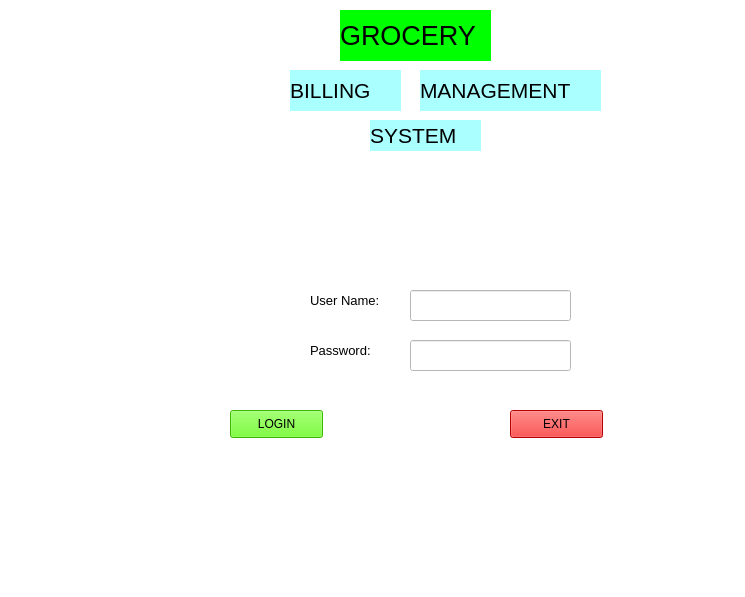
<?xml version="1.0" encoding="UTF-8"?>
<ui version="4.0">
 <class>MainWindow</class>
 <widget class="QMainWindow" name="MainWindow">
  <property name="geometry">
   <rect>
    <x>0</x>
    <y>0</y>
    <width>745</width>
    <height>597</height>
   </rect>
  </property>
  <property name="windowTitle">
   <string>MainWindow</string>
  </property>
  <property name="styleSheet">
   <string notr="true">background-color: rgb(255, 255, 255);</string>
  </property>
  <widget class="QWidget" name="centralwidget">
   <widget class="QLabel" name="label">
    <property name="geometry">
     <rect>
      <x>30</x>
      <y>150</y>
      <width>201</width>
      <height>191</height>
     </rect>
    </property>
    <property name="text">
     <string/>
    </property>
    <property name="pixmap">
     <pixmap>../../Pictures/image 1.PNG</pixmap>
    </property>
    <property name="scaledContents">
     <bool>true</bool>
    </property>
   </widget>
   <widget class="QLabel" name="label_2">
    <property name="geometry">
     <rect>
      <x>340</x>
      <y>10</y>
      <width>151</width>
      <height>51</height>
     </rect>
    </property>
    <property name="font">
     <font>
      <pointsize>20</pointsize>
     </font>
    </property>
    <property name="styleSheet">
     <string notr="true">background-color: rgb(0, 255, 0);</string>
    </property>
    <property name="text">
     <string>GROCERY</string>
    </property>
   </widget>
   <widget class="QLabel" name="label_3">
    <property name="geometry">
     <rect>
      <x>290</x>
      <y>70</y>
      <width>111</width>
      <height>41</height>
     </rect>
    </property>
    <property name="font">
     <font>
      <pointsize>16</pointsize>
     </font>
    </property>
    <property name="styleSheet">
     <string notr="true">background-color: rgb(170, 255, 255);</string>
    </property>
    <property name="text">
     <string>BILLING</string>
    </property>
   </widget>
   <widget class="QLabel" name="label_4">
    <property name="geometry">
     <rect>
      <x>420</x>
      <y>70</y>
      <width>181</width>
      <height>41</height>
     </rect>
    </property>
    <property name="font">
     <font>
      <pointsize>16</pointsize>
     </font>
    </property>
    <property name="styleSheet">
     <string notr="true">background-color: rgb(170, 255, 255);</string>
    </property>
    <property name="text">
     <string>MANAGEMENT</string>
    </property>
   </widget>
   <widget class="QLabel" name="label_5">
    <property name="geometry">
     <rect>
      <x>370</x>
      <y>120</y>
      <width>111</width>
      <height>31</height>
     </rect>
    </property>
    <property name="font">
     <font>
      <pointsize>16</pointsize>
     </font>
    </property>
    <property name="styleSheet">
     <string notr="true">background-color: rgb(170, 255, 255);</string>
    </property>
    <property name="text">
     <string>SYSTEM</string>
    </property>
   </widget>
   <widget class="QLabel" name="label_6">
    <property name="geometry">
     <rect>
      <x>310</x>
      <y>290</y>
      <width>91</width>
      <height>21</height>
     </rect>
    </property>
    <property name="font">
     <font>
      <pointsize>10</pointsize>
     </font>
    </property>
    <property name="text">
     <string>User Name:</string>
    </property>
   </widget>
   <widget class="QLabel" name="label_7">
    <property name="geometry">
     <rect>
      <x>310</x>
      <y>340</y>
      <width>81</width>
      <height>21</height>
     </rect>
    </property>
    <property name="font">
     <font>
      <pointsize>10</pointsize>
     </font>
    </property>
    <property name="text">
     <string>Password:</string>
    </property>
   </widget>
   <widget class="QLineEdit" name="lineEdit">
    <property name="geometry">
     <rect>
      <x>410</x>
      <y>290</y>
      <width>161</width>
      <height>31</height>
     </rect>
    </property>
   </widget>
   <widget class="QLineEdit" name="lineEdit_2">
    <property name="geometry">
     <rect>
      <x>410</x>
      <y>340</y>
      <width>161</width>
      <height>31</height>
     </rect>
    </property>
   </widget>
   <widget class="QPushButton" name="pushButton">
    <property name="geometry">
     <rect>
      <x>230</x>
      <y>410</y>
      <width>93</width>
      <height>28</height>
     </rect>
    </property>
    <property name="styleSheet">
     <string notr="true">background-color: rgb(85, 255, 0);</string>
    </property>
    <property name="text">
     <string>LOGIN</string>
    </property>
   </widget>
   <widget class="QPushButton" name="pushButton_2">
    <property name="geometry">
     <rect>
      <x>510</x>
      <y>410</y>
      <width>93</width>
      <height>28</height>
     </rect>
    </property>
    <property name="styleSheet">
     <string notr="true">background-color: rgb(255, 0, 0);</string>
    </property>
    <property name="text">
     <string>EXIT</string>
    </property>
   </widget>
  </widget>
  <widget class="QMenuBar" name="menubar">
   <property name="geometry">
    <rect>
     <x>0</x>
     <y>0</y>
     <width>745</width>
     <height>26</height>
    </rect>
   </property>
  </widget>
  <widget class="QStatusBar" name="statusbar"/>
 </widget>
 <resources>
  <include location="../../Pictures/grocery.PNG"/>
 </resources>
 <connections/>
</ui>
